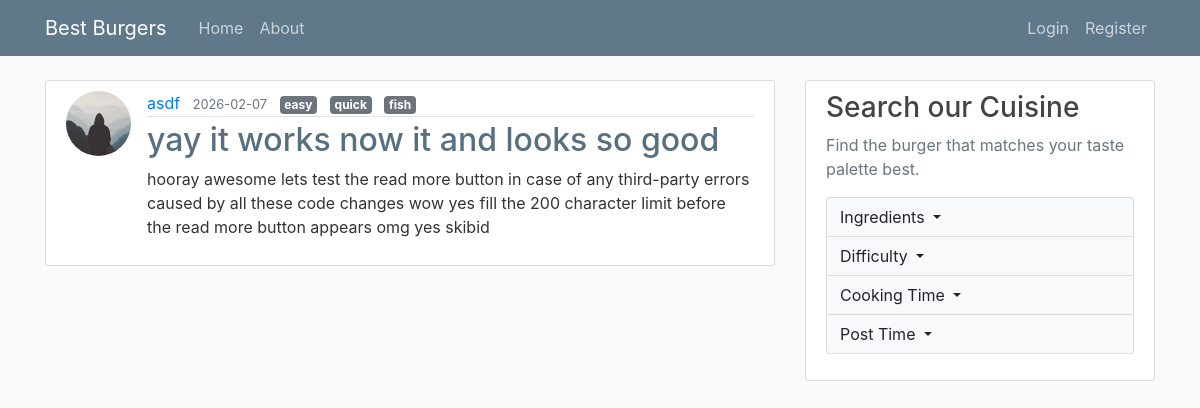
Screenshot of /post/3 with the database file from the repository.
### flaskblog/models.py (models this page shows, shortened)
class User(db.Model, UserMixin):
    id = db.Column(db.Integer, primary_key=True)
    username = db.Column(db.String(20), unique=True, nullable=False)
    email = db.Column(db.String(120), unique=True, nullable=False)
    image_file = db.Column(db.String(20), nullable=False, default='default.jpg')
    password = db.Column(db.String(60), nullable=False)
    posts = db.relationship('Post', backref='author', lazy=True)

class Post(db.Model):
    id = db.Column(db.Integer, primary_key=True)
    title = db.Column(db.String(100), nullable=False)
    date_posted = db.Column(db.DateTime, nullable=False, default=datetime.utcnow)
    content = db.Column(db.Text, nullable=False)
    image_file = db.Column(db.String(20), nullable=True)
    tags = db.Column(db.String(200), nullable=True, default="")
    user_id = db.Column(db.Integer, db.ForeignKey('user.id'), nullable=False)

### flaskblog/posts/routes.py (the view)
@posts.route("/post/<int:post_id>")
def post(post_id):
    post = Post.query.get_or_404(post_id)
    return render_template('post.html', title=post.title, post=post)

### flaskblog/templates/post.html (shortened to what this page needs)
{% extends "layout.html" %}
{% block content %}
  <article class="media content-section">
    <img class="rounded-circle article-img" src="{{ url_for('static', filename='profile_pics/' + post.author.image_file) }}">
    <div class="media-body">
      <div class="article-metadata">
        <a class="mr-2" href="{{ url_for('users.user_posts', username=post.author.username) }}">{{ post.author.username }}</a>
        <small class="text-muted">{{ post.date_posted.strftime('%Y-%m-%d') }}</small>
        {% for tag in post.tags.split(',') %}
                <span class="badge badge-secondary ml-2">{{ tag }}</span>
              {% endfor %}
      </div>
      <h2 class="article-title">{{ post.title }}</h2>
      <p class="article-content">{{ post.content }}</p>
    </div>
  </article>
{% endblock content %}

### flaskblog/static/main.css (style rules this page uses)
body { background: #fafafa; color: #333333; margin-top: 5rem; }
h1, h2, h3, h4, h5, h6 { color: #444444; }
.content-section { background: #ffffff; padding: 10px 20px; border: 1px solid #dddddd; border-radius: 3px; margin-bottom: 20px; }
.article-title { color: #576F7F; }
.article-content { white-space: pre-line; }
.article-img { height: 65px; width: 65px; margin-right: 16px; }
.article-metadata { padding-bottom: 1px; margin-bottom: 4px; border-bottom: 1px solid #e3e3e3 }

### rows the page displays
User: image_file (placeholder picture), author.username "asdf"
Post: date_posted "2026-02-07", title "yay it works now it and looks so good", content "hooray awesome lets test the read more button in case of any third-party errors caused by all these code changes wow yes fill the 200 character limit before the read more button appears omg yes skibid"

### other values shown
{{ tag }} "easy" "quick" "fish"
